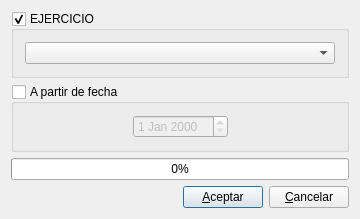
<?xml version="1.0" encoding="UTF-8"?>
<ui version="4.0">
 <author>José Manuel Díez Botella</author>
 <class>renumerar</class>
 <widget class="QDialog" name="renumerar">
  <property name="geometry">
   <rect>
    <x>0</x>
    <y>0</y>
    <width>360</width>
    <height>203</height>
   </rect>
  </property>
  <property name="windowTitle">
   <string>Renumerar asientos</string>
  </property>
  <layout class="QVBoxLayout" name="verticalLayout_3">
   <item>
    <widget class="QGroupBox" name="ejerciciogroupBox">
     <property name="title">
      <string>EJERCICIO</string>
     </property>
     <property name="checkable">
      <bool>true</bool>
     </property>
     <layout class="QVBoxLayout" name="verticalLayout_2">
      <item>
       <widget class="QComboBox" name="ejerciciocomboBox"/>
      </item>
     </layout>
    </widget>
   </item>
   <item>
    <widget class="QGroupBox" name="apfechagroupBox">
     <property name="title">
      <string>A partir de fecha</string>
     </property>
     <property name="checkable">
      <bool>true</bool>
     </property>
     <property name="checked">
      <bool>false</bool>
     </property>
     <layout class="QVBoxLayout" name="verticalLayout">
      <item>
       <layout class="QHBoxLayout" name="horizontalLayout_2">
        <item>
         <spacer name="horizontalSpacer_2">
          <property name="orientation">
           <enum>Qt::Horizontal</enum>
          </property>
          <property name="sizeHint" stdset="0">
           <size>
            <width>40</width>
            <height>20</height>
           </size>
          </property>
         </spacer>
        </item>
        <item>
         <widget class="QDateEdit" name="fechadateEdit"/>
        </item>
        <item>
         <spacer name="horizontalSpacer_3">
          <property name="orientation">
           <enum>Qt::Horizontal</enum>
          </property>
          <property name="sizeHint" stdset="0">
           <size>
            <width>40</width>
            <height>20</height>
           </size>
          </property>
         </spacer>
        </item>
       </layout>
      </item>
     </layout>
    </widget>
   </item>
   <item>
    <widget class="QProgressBar" name="progressBar">
     <property name="value">
      <number>0</number>
     </property>
     <property name="orientation">
      <enum>Qt::Horizontal</enum>
     </property>
    </widget>
   </item>
   <item>
    <layout class="QHBoxLayout" name="horizontalLayout">
     <item>
      <spacer name="horizontalSpacer">
       <property name="orientation">
        <enum>Qt::Horizontal</enum>
       </property>
       <property name="sizeHint" stdset="0">
        <size>
         <width>40</width>
         <height>20</height>
        </size>
       </property>
      </spacer>
     </item>
     <item>
      <widget class="QPushButton" name="aceptarpushButton">
       <property name="text">
        <string>&amp;Aceptar</string>
       </property>
       <property name="shortcut">
        <string>Alt+A</string>
       </property>
      </widget>
     </item>
     <item>
      <widget class="QPushButton" name="cancelarpushButton">
       <property name="text">
        <string>&amp;Cancelar</string>
       </property>
       <property name="shortcut">
        <string>Alt+C</string>
       </property>
      </widget>
     </item>
    </layout>
   </item>
  </layout>
 </widget>
 <layoutdefault spacing="6" margin="11"/>
 <resources/>
 <connections>
  <connection>
   <sender>cancelarpushButton</sender>
   <signal>clicked()</signal>
   <receiver>renumerar</receiver>
   <slot>reject()</slot>
   <hints>
    <hint type="sourcelabel">
     <x>20</x>
     <y>20</y>
    </hint>
    <hint type="destinationlabel">
     <x>20</x>
     <y>20</y>
    </hint>
   </hints>
  </connection>
 </connections>
</ui>
